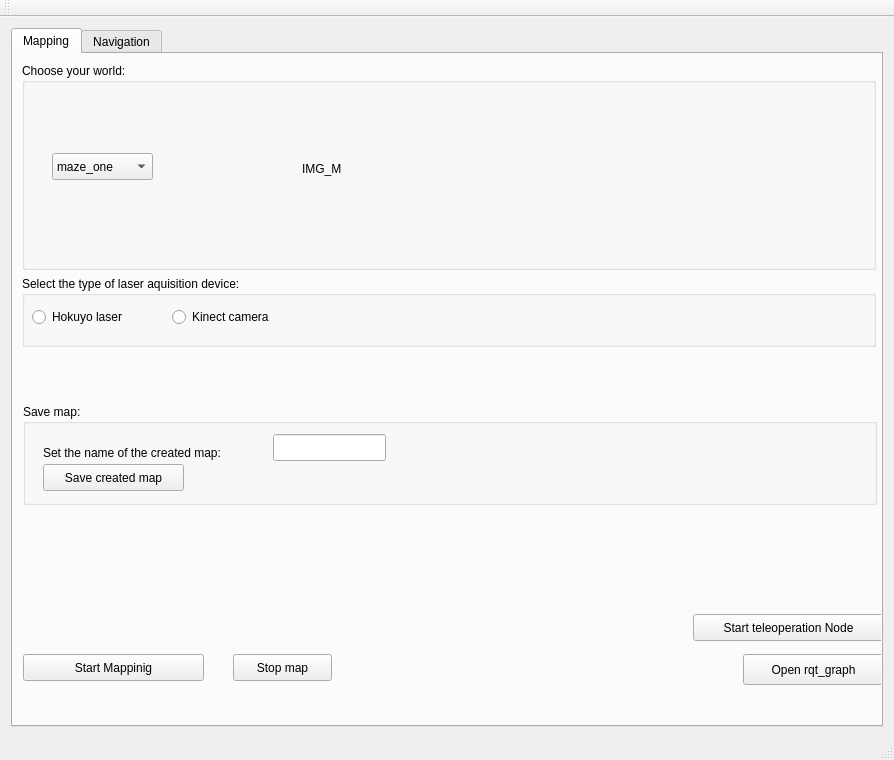
<?xml version="1.0" encoding="UTF-8"?>
<ui version="4.0">
 <class>Pioneer_Gui</class>
 <widget class="QMainWindow" name="Pioneer_Gui">
  <property name="geometry">
   <rect>
    <x>0</x>
    <y>0</y>
    <width>894</width>
    <height>760</height>
   </rect>
  </property>
  <property name="windowTitle">
   <string>Simulation Tool</string>
  </property>
  <widget class="QWidget" name="centralWidget">
   <layout class="QGridLayout" name="gridLayout">
    <item row="0" column="1">
     <widget class="QTabWidget" name="tabWidget">
      <property name="currentIndex">
       <number>0</number>
      </property>
      <widget class="QWidget" name="tab">
       <attribute name="title">
        <string>Mapping</string>
       </attribute>
       <widget class="QGroupBox" name="groupBox">
        <property name="geometry">
         <rect>
          <x>9</x>
          <y>9</y>
          <width>854</width>
          <height>207</height>
         </rect>
        </property>
        <property name="title">
         <string>Choose your world:</string>
        </property>
        <property name="flat">
         <bool>false</bool>
        </property>
        <widget class="QComboBox" name="combo_box_mapping">
         <property name="geometry">
          <rect>
           <x>30</x>
           <y>90</y>
           <width>101</width>
           <height>27</height>
          </rect>
         </property>
         <item>
          <property name="text">
           <string>maze_one</string>
          </property>
         </item>
         <item>
          <property name="text">
           <string>maze_two</string>
          </property>
         </item>
         <item>
          <property name="text">
           <string>maze_three</string>
          </property>
         </item>
         <item>
          <property name="text">
           <string>posts</string>
          </property>
         </item>
         <item>
          <property name="text">
           <string>posts_grouped</string>
          </property>
         </item>
         <item>
          <property name="text">
           <string>rags_traffic</string>
          </property>
         </item>
         <item>
          <property name="text">
           <string>simple_world_static</string>
          </property>
         </item>
         <item>
          <property name="text">
           <string>simple_world_dynamic</string>
          </property>
         </item>
         <item>
          <property name="text">
           <string>test_one</string>
          </property>
         </item>
         <item>
          <property name="text">
           <string>test_two</string>
          </property>
         </item>
         <item>
          <property name="text">
           <string>test_three</string>
          </property>
         </item>
         <item>
          <property name="text">
           <string>test_four</string>
          </property>
         </item>
         <item>
          <property name="text">
           <string>utm_auro</string>
          </property>
         </item>
         <item>
          <property name="text">
           <string>utm_demo</string>
          </property>
         </item>
         <item>
          <property name="text">
           <string>utm_big</string>
          </property>
         </item>
        </widget>
        <widget class="QLabel" name="img_mapping">
         <property name="geometry">
          <rect>
           <x>280</x>
           <y>30</y>
           <width>221</width>
           <height>151</height>
          </rect>
         </property>
         <property name="text">
          <string>IMG_M</string>
         </property>
        </widget>
       </widget>
       <widget class="QGroupBox" name="groupBox_2">
        <property name="geometry">
         <rect>
          <x>9</x>
          <y>222</y>
          <width>854</width>
          <height>71</height>
         </rect>
        </property>
        <property name="title">
         <string>Select the type of laser aquisition device:</string>
        </property>
        <widget class="QRadioButton" name="hokuyo_gmapping">
         <property name="geometry">
          <rect>
           <x>10</x>
           <y>30</y>
           <width>117</width>
           <height>22</height>
          </rect>
         </property>
         <property name="text">
          <string>Hokuyo laser</string>
         </property>
        </widget>
        <widget class="QRadioButton" name="kinect_gmapping">
         <property name="geometry">
          <rect>
           <x>150</x>
           <y>30</y>
           <width>141</width>
           <height>22</height>
          </rect>
         </property>
         <property name="text">
          <string>Kinect camera</string>
         </property>
        </widget>
       </widget>
       <widget class="QGroupBox" name="groupBox_3">
        <property name="geometry">
         <rect>
          <x>10</x>
          <y>350</y>
          <width>854</width>
          <height>101</height>
         </rect>
        </property>
        <property name="title">
         <string>Save map:</string>
        </property>
        <widget class="QLabel" name="label_26">
         <property name="geometry">
          <rect>
           <x>20</x>
           <y>40</y>
           <width>231</width>
           <height>17</height>
          </rect>
         </property>
         <property name="text">
          <string>Set the name of the created map:</string>
         </property>
        </widget>
        <widget class="QLineEdit" name="lineEditCreatedMapName">
         <property name="geometry">
          <rect>
           <x>250</x>
           <y>30</y>
           <width>113</width>
           <height>27</height>
          </rect>
         </property>
         <property name="text">
          <string/>
         </property>
        </widget>
        <widget class="QPushButton" name="save_map">
         <property name="geometry">
          <rect>
           <x>20</x>
           <y>60</y>
           <width>141</width>
           <height>27</height>
          </rect>
         </property>
         <property name="text">
          <string>Save created map</string>
         </property>
        </widget>
       </widget>
       <widget class="QPushButton" name="stopButon">
        <property name="geometry">
         <rect>
          <x>220</x>
          <y>600</y>
          <width>99</width>
          <height>27</height>
         </rect>
        </property>
        <property name="text">
         <string>Stop map</string>
        </property>
       </widget>
       <widget class="QPushButton" name="start_mapping">
        <property name="geometry">
         <rect>
          <x>10</x>
          <y>600</y>
          <width>181</width>
          <height>27</height>
         </rect>
        </property>
        <property name="text">
         <string>Start Mappinig</string>
        </property>
       </widget>
       <widget class="QPushButton" name="pushButtonRqtGraph">
        <property name="geometry">
         <rect>
          <x>730</x>
          <y>600</y>
          <width>141</width>
          <height>31</height>
         </rect>
        </property>
        <property name="text">
         <string>Open rqt_graph</string>
        </property>
       </widget>
       <widget class="QPushButton" name="start_teleop">
        <property name="geometry">
         <rect>
          <x>680</x>
          <y>560</y>
          <width>191</width>
          <height>27</height>
         </rect>
        </property>
        <property name="text">
         <string>Start teleoperation Node</string>
        </property>
       </widget>
      </widget>
      <widget class="QWidget" name="tab_2">
       <attribute name="title">
        <string>Navigation</string>
       </attribute>
       <widget class="QGroupBox" name="groupBox_4">
        <property name="geometry">
         <rect>
          <x>9</x>
          <y>9</y>
          <width>771</width>
          <height>161</height>
         </rect>
        </property>
        <property name="title">
         <string>Choose your world:</string>
        </property>
        <property name="flat">
         <bool>false</bool>
        </property>
        <widget class="QComboBox" name="combo_box_nav">
         <property name="geometry">
          <rect>
           <x>10</x>
           <y>50</y>
           <width>221</width>
           <height>25</height>
          </rect>
         </property>
         <item>
          <property name="text">
           <string>maze_one</string>
          </property>
         </item>
         <item>
          <property name="text">
           <string>maze_two</string>
          </property>
         </item>
         <item>
          <property name="text">
           <string>maze_three</string>
          </property>
         </item>
         <item>
          <property name="text">
           <string>posts</string>
          </property>
         </item>
         <item>
          <property name="text">
           <string>posts_grouped</string>
          </property>
         </item>
         <item>
          <property name="text">
           <string>rags_traffic</string>
          </property>
         </item>
         <item>
          <property name="text">
           <string>simple_world_static</string>
          </property>
         </item>
         <item>
          <property name="text">
           <string>simple_world_dynamic</string>
          </property>
         </item>
         <item>
          <property name="text">
           <string>test_one</string>
          </property>
         </item>
         <item>
          <property name="text">
           <string>test_two</string>
          </property>
         </item>
         <item>
          <property name="text">
           <string>test_three</string>
          </property>
         </item>
         <item>
          <property name="text">
           <string>test_four</string>
          </property>
         </item>
         <item>
          <property name="text">
           <string>utm_auro</string>
          </property>
         </item>
         <item>
          <property name="text">
           <string>utm_demo</string>
          </property>
         </item>
         <item>
          <property name="text">
           <string>utm_big</string>
          </property>
         </item>
        </widget>
        <widget class="QLabel" name="img_nav">
         <property name="geometry">
          <rect>
           <x>260</x>
           <y>30</y>
           <width>211</width>
           <height>121</height>
          </rect>
         </property>
         <property name="text">
          <string>IMG_N</string>
         </property>
        </widget>
       </widget>
       <widget class="QGroupBox" name="groupBox_5">
        <property name="geometry">
         <rect>
          <x>10</x>
          <y>170</y>
          <width>491</width>
          <height>71</height>
         </rect>
        </property>
        <property name="title">
         <string>Select the type of laser aquisition device:</string>
        </property>
        <layout class="QGridLayout" name="gridLayout_3">
         <item row="0" column="0">
          <widget class="QRadioButton" name="hokuyo_nav">
           <property name="text">
            <string>Hokuyo laser</string>
           </property>
          </widget>
         </item>
         <item row="0" column="1">
          <widget class="QRadioButton" name="kinect_nav">
           <property name="text">
            <string>Kinect camera</string>
           </property>
          </widget>
         </item>
        </layout>
       </widget>
       <widget class="QGroupBox" name="groupBox_6">
        <property name="geometry">
         <rect>
          <x>0</x>
          <y>270</y>
          <width>854</width>
          <height>161</height>
         </rect>
        </property>
        <property name="title">
         <string>Set the number of robots to be spawned and their initial position:</string>
        </property>
        <widget class="QWidget" name="layoutWidget">
         <property name="geometry">
          <rect>
           <x>30</x>
           <y>30</y>
           <width>491</width>
           <height>25</height>
          </rect>
         </property>
         <layout class="QHBoxLayout" name="horizontalLayout_2">
          <item>
           <widget class="QRadioButton" name="pioneer1">
            <property name="text">
             <string>1</string>
            </property>
           </widget>
          </item>
          <item>
           <widget class="QRadioButton" name="pioneer2">
            <property name="text">
             <string>2</string>
            </property>
           </widget>
          </item>
          <item>
           <widget class="QRadioButton" name="pioneer3">
            <property name="text">
             <string>3</string>
            </property>
           </widget>
          </item>
          <item>
           <widget class="QRadioButton" name="pioneer4">
            <property name="text">
             <string>4</string>
            </property>
           </widget>
          </item>
          <item>
           <widget class="QRadioButton" name="pioneer5">
            <property name="text">
             <string>5</string>
            </property>
           </widget>
          </item>
         </layout>
        </widget>
        <widget class="QLabel" name="label_17">
         <property name="geometry">
          <rect>
           <x>20</x>
           <y>70</y>
           <width>16</width>
           <height>17</height>
          </rect>
         </property>
         <property name="text">
          <string>x:</string>
         </property>
        </widget>
        <widget class="QLabel" name="label_18">
         <property name="geometry">
          <rect>
           <x>20</x>
           <y>100</y>
           <width>16</width>
           <height>17</height>
          </rect>
         </property>
         <property name="text">
          <string>y:</string>
         </property>
        </widget>
        <widget class="QDoubleSpinBox" name="x1">
         <property name="geometry">
          <rect>
           <x>40</x>
           <y>60</y>
           <width>69</width>
           <height>27</height>
          </rect>
         </property>
         <property name="minimum">
          <double>-50.000000000000000</double>
         </property>
        </widget>
        <widget class="QDoubleSpinBox" name="y1">
         <property name="geometry">
          <rect>
           <x>40</x>
           <y>90</y>
           <width>69</width>
           <height>27</height>
          </rect>
         </property>
         <property name="minimum">
          <double>-50.000000000000000</double>
         </property>
        </widget>
        <widget class="QLabel" name="label_19">
         <property name="geometry">
          <rect>
           <x>120</x>
           <y>70</y>
           <width>16</width>
           <height>17</height>
          </rect>
         </property>
         <property name="text">
          <string>x:</string>
         </property>
        </widget>
        <widget class="QDoubleSpinBox" name="x2">
         <property name="geometry">
          <rect>
           <x>140</x>
           <y>60</y>
           <width>69</width>
           <height>27</height>
          </rect>
         </property>
         <property name="minimum">
          <double>-50.000000000000000</double>
         </property>
        </widget>
        <widget class="QDoubleSpinBox" name="y2">
         <property name="geometry">
          <rect>
           <x>140</x>
           <y>90</y>
           <width>69</width>
           <height>27</height>
          </rect>
         </property>
         <property name="minimum">
          <double>-50.000000000000000</double>
         </property>
        </widget>
        <widget class="QLabel" name="label_20">
         <property name="geometry">
          <rect>
           <x>120</x>
           <y>100</y>
           <width>16</width>
           <height>17</height>
          </rect>
         </property>
         <property name="text">
          <string>y:</string>
         </property>
        </widget>
        <widget class="QLabel" name="label_21">
         <property name="geometry">
          <rect>
           <x>220</x>
           <y>70</y>
           <width>16</width>
           <height>17</height>
          </rect>
         </property>
         <property name="text">
          <string>x:</string>
         </property>
        </widget>
        <widget class="QDoubleSpinBox" name="x3">
         <property name="geometry">
          <rect>
           <x>240</x>
           <y>60</y>
           <width>69</width>
           <height>27</height>
          </rect>
         </property>
         <property name="minimum">
          <double>-50.000000000000000</double>
         </property>
        </widget>
        <widget class="QDoubleSpinBox" name="y3">
         <property name="geometry">
          <rect>
           <x>240</x>
           <y>90</y>
           <width>69</width>
           <height>27</height>
          </rect>
         </property>
         <property name="minimum">
          <double>-50.000000000000000</double>
         </property>
        </widget>
        <widget class="QLabel" name="label_22">
         <property name="geometry">
          <rect>
           <x>220</x>
           <y>100</y>
           <width>16</width>
           <height>17</height>
          </rect>
         </property>
         <property name="text">
          <string>y:</string>
         </property>
        </widget>
        <widget class="QLabel" name="label_23">
         <property name="geometry">
          <rect>
           <x>330</x>
           <y>70</y>
           <width>16</width>
           <height>17</height>
          </rect>
         </property>
         <property name="text">
          <string>x:</string>
         </property>
        </widget>
        <widget class="QDoubleSpinBox" name="x4">
         <property name="geometry">
          <rect>
           <x>350</x>
           <y>60</y>
           <width>69</width>
           <height>27</height>
          </rect>
         </property>
         <property name="minimum">
          <double>-50.000000000000000</double>
         </property>
        </widget>
        <widget class="QDoubleSpinBox" name="y4">
         <property name="geometry">
          <rect>
           <x>350</x>
           <y>90</y>
           <width>69</width>
           <height>27</height>
          </rect>
         </property>
         <property name="minimum">
          <double>-50.000000000000000</double>
         </property>
        </widget>
        <widget class="QLabel" name="label_37">
         <property name="geometry">
          <rect>
           <x>330</x>
           <y>100</y>
           <width>16</width>
           <height>17</height>
          </rect>
         </property>
         <property name="text">
          <string>y:</string>
         </property>
        </widget>
        <widget class="QLabel" name="label_38">
         <property name="geometry">
          <rect>
           <x>430</x>
           <y>70</y>
           <width>16</width>
           <height>17</height>
          </rect>
         </property>
         <property name="text">
          <string>x:</string>
         </property>
        </widget>
        <widget class="QLabel" name="label_39">
         <property name="geometry">
          <rect>
           <x>430</x>
           <y>100</y>
           <width>16</width>
           <height>17</height>
          </rect>
         </property>
         <property name="text">
          <string>y:</string>
         </property>
        </widget>
        <widget class="QDoubleSpinBox" name="y5">
         <property name="geometry">
          <rect>
           <x>450</x>
           <y>90</y>
           <width>69</width>
           <height>27</height>
          </rect>
         </property>
         <property name="minimum">
          <double>-50.000000000000000</double>
         </property>
        </widget>
        <widget class="QDoubleSpinBox" name="x5">
         <property name="geometry">
          <rect>
           <x>450</x>
           <y>60</y>
           <width>69</width>
           <height>27</height>
          </rect>
         </property>
         <property name="minimum">
          <double>-50.000000000000000</double>
         </property>
        </widget>
        <widget class="QPushButton" name="pushButton">
         <property name="geometry">
          <rect>
           <x>570</x>
           <y>60</y>
           <width>161</width>
           <height>21</height>
          </rect>
         </property>
         <property name="text">
          <string>Open pose file..</string>
         </property>
        </widget>
        <widget class="QLabel" name="label_2">
         <property name="geometry">
          <rect>
           <x>570</x>
           <y>40</y>
           <width>221</width>
           <height>20</height>
          </rect>
         </property>
         <property name="text">
          <string>Or select predefined pose file:</string>
         </property>
        </widget>
        <widget class="QLineEdit" name="lineEditPoseFile">
         <property name="geometry">
          <rect>
           <x>570</x>
           <y>90</y>
           <width>201</width>
           <height>25</height>
          </rect>
         </property>
        </widget>
        <widget class="QDoubleSpinBox" name="a1">
         <property name="geometry">
          <rect>
           <x>40</x>
           <y>120</y>
           <width>69</width>
           <height>27</height>
          </rect>
         </property>
         <property name="minimum">
          <double>-50.000000000000000</double>
         </property>
        </widget>
        <widget class="QLabel" name="label_24">
         <property name="geometry">
          <rect>
           <x>120</x>
           <y>130</y>
           <width>16</width>
           <height>17</height>
          </rect>
         </property>
         <property name="text">
          <string>a:</string>
         </property>
        </widget>
        <widget class="QLabel" name="label_40">
         <property name="geometry">
          <rect>
           <x>430</x>
           <y>130</y>
           <width>16</width>
           <height>17</height>
          </rect>
         </property>
         <property name="text">
          <string>a:</string>
         </property>
        </widget>
        <widget class="QDoubleSpinBox" name="a5">
         <property name="geometry">
          <rect>
           <x>450</x>
           <y>120</y>
           <width>69</width>
           <height>27</height>
          </rect>
         </property>
         <property name="minimum">
          <double>-50.000000000000000</double>
         </property>
        </widget>
        <widget class="QDoubleSpinBox" name="a3">
         <property name="geometry">
          <rect>
           <x>240</x>
           <y>120</y>
           <width>69</width>
           <height>27</height>
          </rect>
         </property>
         <property name="minimum">
          <double>-50.000000000000000</double>
         </property>
        </widget>
        <widget class="QDoubleSpinBox" name="a4">
         <property name="geometry">
          <rect>
           <x>350</x>
           <y>120</y>
           <width>69</width>
           <height>27</height>
          </rect>
         </property>
         <property name="minimum">
          <double>-50.000000000000000</double>
         </property>
        </widget>
        <widget class="QLabel" name="label_25">
         <property name="geometry">
          <rect>
           <x>20</x>
           <y>130</y>
           <width>16</width>
           <height>17</height>
          </rect>
         </property>
         <property name="text">
          <string>a:</string>
         </property>
        </widget>
        <widget class="QLabel" name="label_41">
         <property name="geometry">
          <rect>
           <x>330</x>
           <y>130</y>
           <width>16</width>
           <height>17</height>
          </rect>
         </property>
         <property name="text">
          <string>a:</string>
         </property>
        </widget>
        <widget class="QLabel" name="label_27">
         <property name="geometry">
          <rect>
           <x>220</x>
           <y>130</y>
           <width>16</width>
           <height>17</height>
          </rect>
         </property>
         <property name="text">
          <string>a:</string>
         </property>
        </widget>
        <widget class="QDoubleSpinBox" name="a2">
         <property name="geometry">
          <rect>
           <x>140</x>
           <y>120</y>
           <width>69</width>
           <height>27</height>
          </rect>
         </property>
         <property name="minimum">
          <double>-50.000000000000000</double>
         </property>
        </widget>
       </widget>
       <widget class="QPushButton" name="pushButtonRqtGraphNav">
        <property name="geometry">
         <rect>
          <x>740</x>
          <y>610</y>
          <width>121</width>
          <height>25</height>
         </rect>
        </property>
        <property name="text">
         <string>Open rqt_graph</string>
        </property>
       </widget>
       <widget class="QPushButton" name="start_nav">
        <property name="geometry">
         <rect>
          <x>20</x>
          <y>600</y>
          <width>151</width>
          <height>27</height>
         </rect>
        </property>
        <property name="text">
         <string>Start Navigation</string>
        </property>
       </widget>
       <widget class="QPushButton" name="stop_nav_buton">
        <property name="geometry">
         <rect>
          <x>180</x>
          <y>600</y>
          <width>141</width>
          <height>31</height>
         </rect>
        </property>
        <property name="text">
         <string>Stop Navigation</string>
        </property>
       </widget>
       <widget class="QGroupBox" name="groupBox_7">
        <property name="geometry">
         <rect>
          <x>0</x>
          <y>440</y>
          <width>841</width>
          <height>91</height>
         </rect>
        </property>
        <property name="title">
         <string>Select navigation prefferences:</string>
        </property>
        <widget class="QComboBox" name="comboBox_local_planner">
         <property name="geometry">
          <rect>
           <x>520</x>
           <y>50</y>
           <width>211</width>
           <height>25</height>
          </rect>
         </property>
         <item>
          <property name="text">
           <string>DWALocalPlanner</string>
          </property>
         </item>
         <item>
          <property name="text">
           <string>TrajectoryPlannerROS</string>
          </property>
         </item>
         <item>
          <property name="text">
           <string>EBandLocalPlanner</string>
          </property>
         </item>
         <item>
          <property name="text">
           <string>TebLocalPlannerROS</string>
          </property>
         </item>
        </widget>
        <widget class="QLabel" name="label">
         <property name="geometry">
          <rect>
           <x>20</x>
           <y>30</y>
           <width>151</width>
           <height>17</height>
          </rect>
         </property>
         <property name="text">
          <string>localization method:</string>
         </property>
        </widget>
        <widget class="QComboBox" name="comboBox_global_planner">
         <property name="geometry">
          <rect>
           <x>260</x>
           <y>50</y>
           <width>191</width>
           <height>25</height>
          </rect>
         </property>
         <item>
          <property name="text">
           <string>NavfnROS</string>
          </property>
         </item>
         <item>
          <property name="text">
           <string>GlobalPlanner</string>
          </property>
         </item>
         <item>
          <property name="text">
           <string>CarrotPlanner</string>
          </property>
         </item>
        </widget>
        <widget class="QLabel" name="nav_global_planner_label">
         <property name="geometry">
          <rect>
           <x>260</x>
           <y>30</y>
           <width>221</width>
           <height>17</height>
          </rect>
         </property>
         <property name="text">
          <string>base global planner:</string>
         </property>
        </widget>
        <widget class="QLabel" name="nav_local_planner_label">
         <property name="geometry">
          <rect>
           <x>520</x>
           <y>30</y>
           <width>221</width>
           <height>17</height>
          </rect>
         </property>
         <property name="text">
          <string>base local planner:</string>
         </property>
        </widget>
        <widget class="QComboBox" name="comboBox_localization_type">
         <property name="geometry">
          <rect>
           <x>20</x>
           <y>50</y>
           <width>86</width>
           <height>25</height>
          </rect>
         </property>
         <item>
          <property name="text">
           <string>AMCL</string>
          </property>
         </item>
         <item>
          <property name="text">
           <string>Fake_localization</string>
          </property>
         </item>
        </widget>
       </widget>
      </widget>
     </widget>
    </item>
   </layout>
  </widget>
  <widget class="QMenuBar" name="menuBar">
   <property name="geometry">
    <rect>
     <x>0</x>
     <y>0</y>
     <width>894</width>
     <height>22</height>
    </rect>
   </property>
  </widget>
  <widget class="QToolBar" name="mainToolBar">
   <attribute name="toolBarArea">
    <enum>TopToolBarArea</enum>
   </attribute>
   <attribute name="toolBarBreak">
    <bool>false</bool>
   </attribute>
  </widget>
  <widget class="QStatusBar" name="statusBar"/>
 </widget>
 <layoutdefault spacing="6" margin="11"/>
 <resources/>
 <connections/>
</ui>
